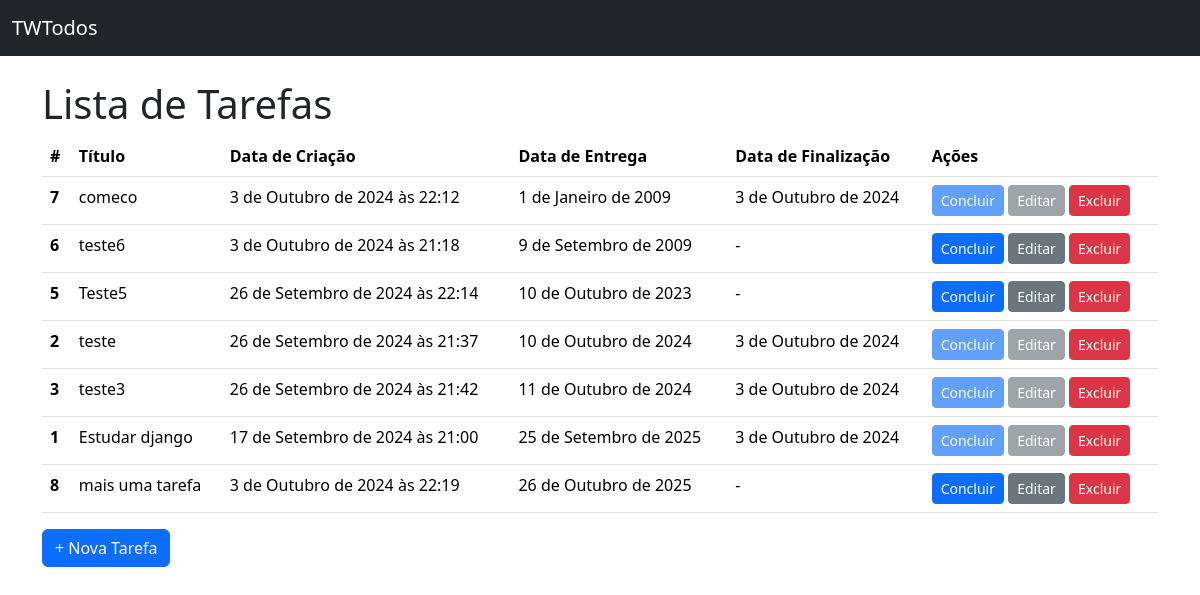
The page / on the database its author committed.
### todos/models.py (models this page shows, shortened)
class Todo(models.Model):
    title = models.CharField(verbose_name="Titulo", max_length=100, null=False, blank=False)
    created_at = models.DateTimeField( auto_now_add=True, null=False, blank=False)
    deadline = models.DateField(verbose_name="Data de Entrega",null=False, blank=False)
    finished_at = models.DateField(null=True)
    class Meta:
        ordering = ["deadline"]

### todos/views.py (the view)
# urls.py: path("", TodoListView.as_view(), name="url_todo_list"),
class TodoListView(ListView):
    model = Todo

### todos/templates/todos/todo_list.html (shortened to what this page needs)
{% extends "base.html" %}
{% block block_content %}
        <h1>Lista de Tarefas</h1>
        {% if todo_list %}
            <table class="table">
                <thead>
                <tr>
                    <th scope="col">#</th>
                    <th scope="col">Título</th>
                    <th scope="col">Data de Criação</th>
                    <th scope="col">Data de Entrega</th>
                    <th scope="col">Data de Finalização</th>
                    <th scope="col">Ações</th>
                </tr>
                </thead>
                <tbody>
                    {% for todo in todo_list %}
                        <tr>
                            <th scope="row">{{ todo.id }}</th>
                            <td>{{ todo.title }}</td>
                            <td>{{ todo.created_at|default:" - " }}</td>
                            <td>{{ todo.deadline|default:" - " }}</td>
                            <td>{{ todo.finished_at|default:" - " }}</td>
                            <td>
                                <a  href="{% url "url_todo_complete" pk=todo.pk %}"
                                    class="btn btn-primary btn-sm {% if todo.finished_at %}disabled{% endif %}"
                                >
                                    Concluir
                                </a>
                                <a  href="{% url "url_todo_update" pk=todo.pk %}"
                                    class="btn btn-secondary btn-sm {% if todo.finished_at %}disabled{% endif %}"
                                >
                                    Editar
                                </a>
                                <a href="{% url "url_todo_delete" pk=todo.pk %}" class="btn btn-danger btn-sm">Excluir</a>
                            </td>
                        </tr>
                    {% endfor %}
                </tbody>
            </table>
        {% else %}
            <p>Não há Tarefas cadastradas !</p>
        {% endif %}
        <a href="{% url 'url_todo_create' %}" class="btn btn-primary">+ Nova Tarefa</a>
{% endblock  %}

### todos/templates/base.html (shortened to what this page needs)
<!DOCTYPE html>
<html lang="pt-br">
  <head>
    <link href="https://cdn.jsdelivr.net/npm/bootstrap@5.3.3/dist/css/bootstrap.min.css" rel="stylesheet">
  </head>
  <body>
    <nav class="navbar bg-dark mb-4" data-bs-theme="dark" >
        <div class="container-fluid">
            <a class="navbar-brand" href="{% url "url_todo_list" %}">TWTodos</a>
        </div>
    </nav>
    <main class="container">
        {% block block_content %}{% endblock block_content %}
    </main>
  </body>
</html>

### rows shown on the page
Todo: id "7", title "comeco", created_at "3 de Outubro de 2024 às 22:12", deadline "1 de Janeiro de 2009", finished_at "3 de Outubro de 2024"
Todo: id "6", title "teste6", created_at "3 de Outubro de 2024 às 21:18", deadline "9 de Setembro de 2009", finished_at "-"
Todo: id "5", title "Teste5", created_at "26 de Setembro de 2024 às 22:14", deadline "10 de Outubro de 2023", finished_at "-"
Todo: id "2", title "teste", created_at "26 de Setembro de 2024 às 21:37", deadline "10 de Outubro de 2024", finished_at "3 de Outubro de 2024"
Todo: id "3", title "teste3", created_at "26 de Setembro de 2024 às 21:42", deadline "11 de Outubro de 2024", finished_at "3 de Outubro de 2024"
Todo: id "1", title "Estudar django", created_at "17 de Setembro de 2024 às 21:00", deadline "25 de Setembro de 2025", finished_at "3 de Outubro de 2024"
Todo: id "8", title "mais uma tarefa", created_at "3 de Outubro de 2024 às 22:19", deadline "26 de Outubro de 2025", finished_at "-"
